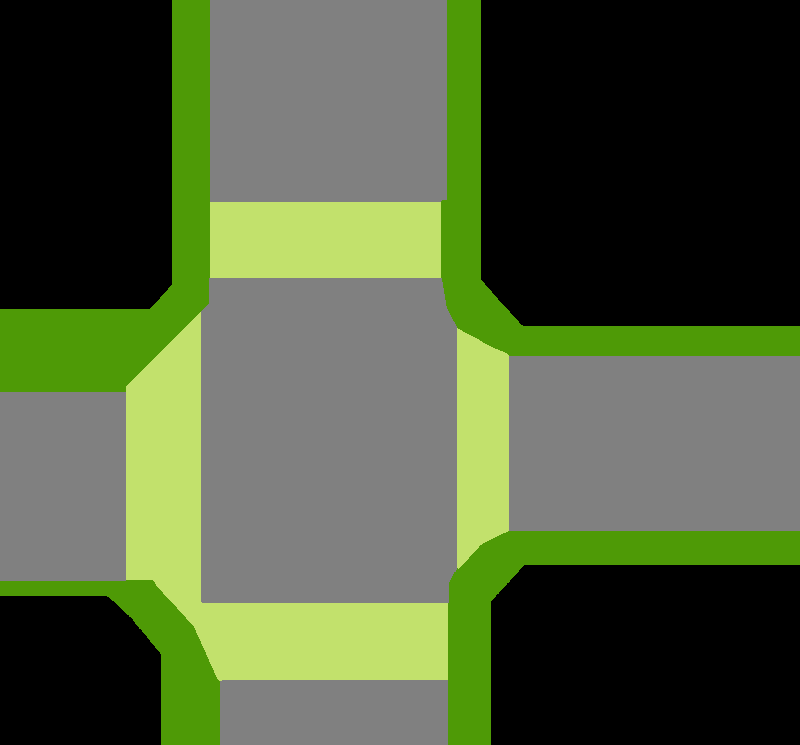
#> input picture src/seg_map_v2_short.png, 800 x 745 px
$ python grid_array.py
#> lines starting #> are read from the running program, lines starting #| are printed output that depends on the picture
import numpy as np
import cv2

# background : (0,0,0)
# pedestrian : (78,154,6)
# car road: (128,128,128)
# crosswalk : (194,225,108)

seg_color = [[0, 0, 0], [6, 154, 78], [128, 128, 128], [108, 225, 194]]
seg_img = cv2.imread('../src/seg_map_v2_short.png')
#> seg_img is the input picture: shape (745, 800, 3); mean B, G, R 59.9, 91.9, 78.7
# test_img = cv2.imread('../src/testimg.png')


class GridArray:
    def __init__(self, k, shape, seg_img):
#> called with k = 15, shape = (745, 800, 3)
        self.origin_shape = shape
        self.x, self.y = int(shape[1] / (k + 1)), int(shape[0] / (k + 1))
        self.grid_array = np.full((self.y, self.x, 1), 0, np.uint8)
        self.grid_seg_env = np.full((self.y, self.x, 1), 0, np.uint8)

        for y in range(self.y):
            for x in range(self.x):
                print('y:', y)
                print('x:', x)
                Y = y * (k + 1)
                X = x * (k + 1)
                unique, counts = np.unique(seg_img[Y:Y + k, X:X + k], return_counts=True, axis=1)
                seg_num = list(unique[np.argmax(counts)][0])
                # [5 lines of commented-out code are left out]
                self.grid_seg_env[y, x] = seg_color.index(seg_num)
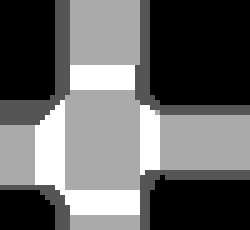
#> self.grid_seg_env: shape (46, 50, 1) (shown 5 times larger); min 0, max 3, mean 1.19; drawn with min black and max white

    def update(self, coords, clss):
        for coord, cls in zip(coords, clss):
            if coord[1] < 0 or coord[1] >= self.origin_shape[1] or coord[0] < 0 or coord[0] >= self.origin_shape[0]:
                continue
            if cls is 'person':
                i_cls = 1
            elif cls is 'car':
                i_cls = 2
            else:
                continue
            y = int(coord[0] / (k + 1))
            x = int(coord[1] / (k + 1))
            print('y: ', y)
            print('x: ', x)
            self.grid_array[y, x] = i_cls


k = 15
shape = (745, 800, 3)

ga = GridArray(k, shape, seg_img)

#cv2.destroyAllWindows()

for i in ga.grid_seg_env:
    print(*i, sep=' ')
#> this loop made 46 passes
